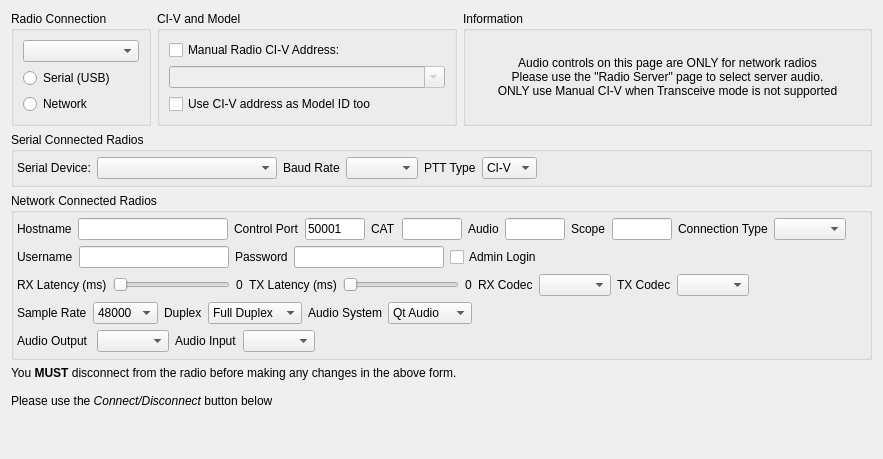
       <widget class="QWidget" name="radioAccess">
        <layout class="QVBoxLayout" name="verticalLayout_21">
         <item>
          <layout class="QHBoxLayout" name="horizontalLayout_4">
           <item>
            <widget class="QGroupBox" name="groupConnection">
             <property name="minimumSize">
              <size>
               <width>140</width>
               <height>0</height>
              </size>
             </property>
             <property name="title">
              <string>Radio Connection</string>
             </property>
             <layout class="QVBoxLayout" name="verticalLayout_5">
              <item>
               <widget class="QComboBox" name="manufacturerCombo">
                <property name="accessibleName">
                 <string>Radio Brand Select</string>
                </property>
               </widget>
              </item>
              <item>
               <widget class="QRadioButton" name="serialEnableBtn">
                <property name="accessibleName">
                 <string>Serial Port (USB)</string>
                </property>
                <property name="text">
                 <string>Serial (USB)</string>
                </property>
               </widget>
              </item>
              <item>
               <widget class="QRadioButton" name="lanEnableBtn">
                <property name="accessibleName">
                 <string>Network</string>
                </property>
                <property name="text">
                 <string>Network</string>
                </property>
               </widget>
              </item>
             </layout>
            </widget>
           </item>
           <item>
            <widget class="QGroupBox" name="groupBox_8">
             <property name="minimumSize">
              <size>
               <width>300</width>
               <height>0</height>
              </size>
             </property>
             <property name="maximumSize">
              <size>
               <width>300</width>
               <height>16777215</height>
              </size>
             </property>
             <property name="title">
              <string>CI-V and Model</string>
             </property>
             <layout class="QGridLayout" name="gridLayout">
              <item row="0" column="0">
               <widget class="QCheckBox" name="rigCIVManualAddrChk">
                <property name="toolTip">
                 <string>&lt;html&gt;&lt;head/&gt;&lt;body&gt;&lt;p&gt;If you are using an older (year 2010) radio, you may need to enable this option to manually specify the CI-V address. This option is also useful for radios that do not have CI-V Transceive enabled and thus will not answer our broadcast query for connected rigs on the CI-V bus.&lt;/p&gt;&lt;p&gt;If you have a modern radio with CI-V Transceive enabled, you should not need to check this box. &lt;/p&gt;&lt;p&gt;You will need to Save Settings and re-launch wfview for this to take effect. &lt;/p&gt;&lt;/body&gt;&lt;/html&gt;</string>
                </property>
                <property name="accessibleName">
                 <string>Manual CI-V address Checkbox</string>
                </property>
                <property name="text">
                 <string>Manual Radio CI-V Address:</string>
                </property>
               </widget>
              </item>
              <item row="2" column="0">
               <widget class="QCheckBox" name="useCIVasRigIDChk">
                <property name="toolTip">
                 <string>&lt;html&gt;&lt;head/&gt;&lt;body&gt;&lt;p&gt;Only check for older radios!&lt;/p&gt;&lt;p&gt;This checkbox forces wfview to trust that the CI-V address is also the model number of the radio. This is only useful for older radios that do not reply to our Rig ID requests (0x19 0x00). Do not check this box unless you have an older radio. &lt;/p&gt;&lt;/body&gt;&lt;/html&gt;</string>
                </property>
                <property name="accessibleName">
                 <string>Use CI-V address as Model ID checkbox</string>
                </property>
                <property name="text">
                 <string>Use CI-V address as Model ID too</string>
                </property>
               </widget>
              </item>
              <item row="1" column="0">
               <widget class="QComboBox" name="rigCIVaddrCombo">
                <property name="enabled">
                 <bool>false</bool>
                </property>
                <property name="minimumSize">
                 <size>
                  <width>170</width>
                  <height>0</height>
                 </size>
                </property>
                <property name="editable">
                 <bool>true</bool>
                </property>
                <property name="toolTip">
                 <string>&lt;html&gt;&lt;head/&gt;&lt;body&gt;&lt;p&gt;Select your radio model, or type the CI-V address in hexadecimal (no prefix), just as the radio presents the address in the menu.&lt;/p&gt;&lt;p&gt;This setting is typically needed for older radios and for radios that do not have CI-V Transceive enabled.&lt;/p&gt;&lt;/body&gt;&lt;/html&gt;</string>
                </property>
                <property name="accessibleName">
                 <string>Manual CI-V Selector</string>
                </property>
               </widget>
              </item>
             </layout>
            </widget>
           </item>
           <item>
            <widget class="QGroupBox" name="groupBox_11">
             <property name="sizePolicy">
              <sizepolicy hsizetype="Expanding" vsizetype="Preferred">
               <horstretch>0</horstretch>
               <verstretch>0</verstretch>
              </sizepolicy>
             </property>
             <property name="title">
              <string>Information</string>
             </property>
             <property name="checkable">
              <bool>false</bool>
             </property>
             <layout class="QVBoxLayout" name="verticalLayout_19">
              <item>
               <layout class="QVBoxLayout" name="verticalLayout_22">
                <item>
                 <widget class="QLabel" name="label_53">
                  <property name="text">
                   <string>Audio controls on this page are ONLY for network radios
Please use the &quot;Radio Server&quot; page to select server audio.
ONLY use Manual CI-V when Transceive mode is not supported</string>
                  </property>
                  <property name="alignment">
                   <set>Qt::AlignCenter</set>
                  </property>
                 </widget>
                </item>
               </layout>
              </item>
             </layout>
            </widget>
           </item>
          </layout>
         </item>
         <item>
          <layout class="QHBoxLayout" name="horizontalLayout_5">
           <property name="topMargin">
            <number>0</number>
           </property>
           <item>
            <widget class="QGroupBox" name="groupSerial">
             <property name="enabled">
              <bool>true</bool>
             </property>
             <property name="title">
              <string>Serial Connected Radios</string>
             </property>
             <layout class="QHBoxLayout" name="serialConnectedRadioLayout">
              <property name="leftMargin">
               <number>3</number>
              </property>
              <property name="topMargin">
               <number>5</number>
              </property>
              <property name="rightMargin">
               <number>3</number>
              </property>
              <property name="bottomMargin">
               <number>5</number>
              </property>
              <item>
               <widget class="QLabel" name="label_4">
                <property name="text">
                 <string>Serial Device:</string>
                </property>
               </widget>
              </item>
              <item>
               <widget class="QComboBox" name="serialDeviceListCombo">
                <property name="minimumSize">
                 <size>
                  <width>180</width>
                  <height>0</height>
                 </size>
                </property>
                <property name="maximumSize">
                 <size>
                  <width>180</width>
                  <height>16777215</height>
                 </size>
                </property>
                <property name="accessibleName">
                 <string>Serial (USB) Port Selection Combo</string>
                </property>
               </widget>
              </item>
              <item>
               <widget class="QLabel" name="label_5">
                <property name="text">
                 <string>Baud Rate</string>
                </property>
               </widget>
              </item>
              <item>
               <widget class="QComboBox" name="baudRateCombo">
                <property name="maximumSize">
                 <size>
                  <width>120</width>
                  <height>16777215</height>
                 </size>
                </property>
                <property name="accessibleName">
                 <string>Serial Baud Rate Combo</string>
                </property>
               </widget>
              </item>
              <item>
               <widget class="QLabel" name="pttTypeLabel">
                <property name="text">
                 <string>PTT Type</string>
                </property>
               </widget>
              </item>
              <item>
               <widget class="QComboBox" name="pttTypeCombo">
                <property name="accessibleName">
                 <string>PTT Type Combo</string>
                </property>
                <item>
                 <property name="text">
                  <string>CI-V</string>
                 </property>
                </item>
                <item>
                 <property name="text">
                  <string>RTS</string>
                 </property>
                </item>
                <item>
                 <property name="text">
                  <string>DTR</string>
                 </property>
                </item>
               </widget>
              </item>
              <item>
               <spacer name="horizontalSpacer_4">
                <property name="orientation">
                 <enum>Qt::Horizontal</enum>
                </property>
                <property name="sizeHint" stdset="0">
                 <size>
                  <width>20</width>
                  <height>20</height>
                 </size>
                </property>
               </spacer>
              </item>
             </layout>
            </widget>
           </item>
          </layout>
         </item>
         <item>
          <layout class="QHBoxLayout" name="horizontalLayout_7">
           <property name="leftMargin">
            <number>0</number>
           </property>
           <property name="topMargin">
            <number>0</number>
           </property>
           <property name="rightMargin">
            <number>0</number>
           </property>
           <item>
            <widget class="QGroupBox" name="groupNetwork">
             <property name="title">
              <string>Network Connected Radios</string>
             </property>
             <layout class="QVBoxLayout" name="networkConnectedRadioLayout">
              <property name="spacing">
               <number>6</number>
              </property>
              <property name="leftMargin">
               <number>3</number>
              </property>
              <property name="topMargin">
               <number>5</number>
              </property>
              <property name="rightMargin">
               <number>3</number>
              </property>
              <property name="bottomMargin">
               <number>5</number>
              </property>
              <item>
               <layout class="QHBoxLayout" name="horizontalLayout_13">
                <property name="leftMargin">
                 <number>0</number>
                </property>
                <property name="topMargin">
                 <number>0</number>
                </property>
                <property name="rightMargin">
                 <number>0</number>
                </property>
                <item>
                 <widget class="QLabel" name="label_6">
                  <property name="text">
                   <string>Hostname</string>
                  </property>
                 </widget>
                </item>
                <item>
                 <widget class="QLineEdit" name="ipAddressTxt">
                  <property name="minimumSize">
                   <size>
                    <width>150</width>
                    <height>0</height>
                   </size>
                  </property>
                  <property name="maximumSize">
                   <size>
                    <width>150</width>
                    <height>16777215</height>
                   </size>
                  </property>
                  <property name="accessibleName">
                   <string>Hostname Textbox</string>
                  </property>
                 </widget>
                </item>
                <item>
                 <widget class="QLabel" name="controlPortLabel">
                  <property name="text">
                   <string>Control Port</string>
                  </property>
                 </widget>
                </item>
                <item>
                 <widget class="QLineEdit" name="controlPortTxt">
                  <property name="maximumSize">
                   <size>
                    <width>60</width>
                    <height>16777215</height>
                   </size>
                  </property>
                  <property name="accessibleName">
                   <string>Control Port Textbox</string>
                  </property>
                  <property name="text">
                   <string>50001</string>
                  </property>
                 </widget>
                </item>
                <item>
                 <widget class="QLabel" name="catPortLabel">
                  <property name="text">
                   <string>CAT</string>
                  </property>
                 </widget>
                </item>
                <item>
                 <widget class="QLineEdit" name="catPortTxt">
                  <property name="minimumSize">
                   <size>
                    <width>0</width>
                    <height>0</height>
                   </size>
                  </property>
                  <property name="maximumSize">
                   <size>
                    <width>60</width>
                    <height>16777215</height>
                   </size>
                  </property>
                 </widget>
                </item>
                <item>
                 <widget class="QLabel" name="audioPortLabel">
                  <property name="text">
                   <string>Audio</string>
                  </property>
                 </widget>
                </item>
                <item>
                 <widget class="QLineEdit" name="audioPortTxt">
                  <property name="maximumSize">
                   <size>
                    <width>60</width>
                    <height>16777215</height>
                   </size>
                  </property>
                 </widget>
                </item>
                <item>
                 <widget class="QLabel" name="scopePortLabel">
                  <property name="text">
                   <string>Scope</string>
                  </property>
                 </widget>
                </item>
                <item>
                 <widget class="QLineEdit" name="scopePortTxt">
                  <property name="maximumSize">
                   <size>
                    <width>60</width>
                    <height>16777215</height>
                   </size>
                  </property>
                 </widget>
                </item>
                <item>
                 <widget class="QLabel" name="label_21">
                  <property name="text">
                   <string>Connection Type</string>
                  </property>
                 </widget>
                </item>
                <item>
                 <widget class="QComboBox" name="networkConnectionTypeCombo">
                  <property name="accessibleName">
                   <string>Connection Type Combo</string>
                  </property>
                 </widget>
                </item>
                <item>
                 <spacer name="horizontalSpacer_6">
                  <property name="orientation">
                   <enum>Qt::Horizontal</enum>
                  </property>
                  <property name="sizeHint" stdset="0">
                   <size>
                    <width>20</width>
                    <height>20</height>
                   </size>
                  </property>
                 </spacer>
                </item>
               </layout>
              </item>
              <item>
               <layout class="QHBoxLayout" name="horizontalLayout_14">
                <property name="leftMargin">
                 <number>0</number>
                </property>
                <property name="topMargin">
                 <number>0</number>
                </property>
                <property name="rightMargin">
                 <number>0</number>
                </property>
                <item>
                 <widget class="QLabel" name="label_14">
                  <property name="text">
                   <string>Username</string>
                  </property>
                 </widget>
                </item>
                <item>
                 <widget class="QLineEdit" name="usernameTxt">
                  <property name="minimumSize">
                   <size>
                    <width>150</width>
                    <height>0</height>
                   </size>
                  </property>
                  <property name="maximumSize">
                   <size>
                    <width>150</width>
                    <height>16777215</height>
                   </size>
                  </property>
                  <property name="accessibleName">
                   <string>Username Textbox</string>
                  </property>
                 </widget>
                </item>
                <item>
                 <widget class="QLabel" name="label_13">
                  <property name="text">
                   <string>Password</string>
                  </property>
                 </widget>
                </item>
                <item>
                 <widget class="QLineEdit" name="passwordTxt">
                  <property name="minimumSize">
                   <size>
                    <width>150</width>
                    <height>0</height>
                   </size>
                  </property>
                  <property name="maximumSize">
                   <size>
                    <width>150</width>
                    <height>16777215</height>
                   </size>
                  </property>
                  <property name="accessibleName">
                   <string>Password Textbox</string>
                  </property>
                  <property name="echoMode">
                   <enum>QLineEdit::PasswordEchoOnEdit</enum>
                  </property>
                 </widget>
                </item>
                <item>
                 <widget class="QCheckBox" name="adminLoginChk">
                  <property name="accessibleName">
                   <string>Admin Login Checkbox</string>
                  </property>
                  <property name="accessibleDescription">
                   <string>Check this box if you are using the admin login (Kenwood radios only)</string>
                  </property>
                  <property name="text">
                   <string>Admin Login</string>
                  </property>
                 </widget>
                </item>
                <item>
                 <spacer name="horizontalSpacer_7">
                  <property name="orientation">
                   <enum>Qt::Horizontal</enum>
                  </property>
                  <property name="sizeHint" stdset="0">
                   <size>
                    <width>20</width>
                    <height>20</height>
                   </size>
                  </property>
                 </spacer>
                </item>
               </layout>
              </item>
              <item>
               <layout class="QHBoxLayout" name="horizontalLayout_18">
                <item>
                 <widget class="QLabel" name="label_16">
                  <property name="text">
                   <string>RX Latency (ms)</string>
                  </property>
                 </widget>
                </item>
                <item>
                 <widget class="QSlider" name="rxLatencySlider">
                  <property name="minimumSize">
                   <size>
                    <width>0</width>
                    <height>0</height>
                   </size>
                  </property>
                  <property name="accessibleName">
                   <string>RX Latency Buffer Size</string>
                  </property>
                  <property name="minimum">
                   <number>30</number>
                  </property>
                  <property name="maximum">
                   <number>500</number>
                  </property>
                  <property name="orientation">
                   <enum>Qt::Horizontal</enum>
                  </property>
                 </widget>
                </item>
                <item>
                 <widget class="QLabel" name="rxLatencyValue">
                  <property name="text">
                   <string>0</string>
                  </property>
                 </widget>
                </item>
                <item>
                 <widget class="QLabel" name="label_24">
                  <property name="text">
                   <string>TX Latency (ms)</string>
                  </property>
                 </widget>
                </item>
                <item>
                 <widget class="QSlider" name="txLatencySlider">
                  <property name="accessibleName">
                   <string>TX Latency Buffer Size</string>
                  </property>
                  <property name="minimum">
                   <number>30</number>
                  </property>
                  <property name="maximum">
                   <number>500</number>
                  </property>
                  <property name="orientation">
                   <enum>Qt::Horizontal</enum>
                  </property>
                 </widget>
                </item>
                <item>
                 <widget class="QLabel" name="txLatencyValue">
                  <property name="text">
                   <string>0</string>
                  </property>
                 </widget>
                </item>
                <item>
                 <widget class="QLabel" name="label_19">
                  <property name="text">
                   <string>RX Codec</string>
                  </property>
                 </widget>
                </item>
                <item>
                 <widget class="QComboBox" name="audioRXCodecCombo">
                  <property name="accessibleName">
                   <string>Receive Audio Codec Selector</string>
                  </property>
                 </widget>
                </item>
                <item>
                 <widget class="QLabel" name="label_20">
                  <property name="text">
                   <string>TX Codec</string>
                  </property>
                 </widget>
                </item>
                <item>
                 <widget class="QComboBox" name="audioTXCodecCombo">
                  <property name="accessibleName">
                   <string>Transmit Audio Codec Selector</string>
                  </property>
                 </widget>
                </item>
                <item>
                 <spacer name="horizontalSpacer_13">
                  <property name="orientation">
                   <enum>Qt::Horizontal</enum>
                  </property>
                  <property name="sizeHint" stdset="0">
                   <size>
                    <width>20</width>
                    <height>20</height>
                   </size>
                  </property>
                 </spacer>
                </item>
               </layout>
              </item>
              <item>
               <layout class="QHBoxLayout" name="horizontalLayout_17">
                <item>
                 <widget class="QLabel" name="label_17">
                  <property name="text">
                   <string>Sample Rate</string>
                  </property>
                 </widget>
                </item>
                <item>
                 <widget class="QComboBox" name="audioSampleRateCombo">
                  <property name="accessibleName">
                   <string>Audio Sample Rate Selector</string>
                  </property>
                  <item>
                   <property name="text">
                    <string>48000</string>
                   </property>
                  </item>
                  <item>
                   <property name="text">
                    <string>24000</string>
                   </property>
                  </item>
                  <item>
                   <property name="text">
                    <string>16000</string>
                   </property>
                  </item>
                  <item>
                   <property name="text">
                    <string>8000</string>
                   </property>
                  </item>
                 </widget>
                </item>
                <item>
                 <widget class="QLabel" name="label_51">
                  <property name="text">
                   <string>Duplex</string>
                  </property>
                 </widget>
                </item>
                <item>
                 <widget class="QComboBox" name="audioDuplexCombo">
                  <property name="accessibleName">
                   <string>Full or Half Duplex Combo</string>
                  </property>
                  <item>
                   <property name="text">
                    <string>Full Duplex</string>
                   </property>
                  </item>
                  <item>
                   <property name="text">
                    <string>Half Duplex</string>
                   </property>
                  </item>
                 </widget>
                </item>
                <item>
                 <widget class="QLabel" name="label_40">
                  <property name="text">
                   <string>Audio System</string>
                  </property>
                 </widget>
                </item>
                <item>
                 <widget class="QComboBox" name="audioSystemCombo">
                  <property name="accessibleName">
                   <string>Audio System Selection Combo</string>
                  </property>
                  <item>
                   <property name="text">
                    <string>Qt Audio</string>
                   </property>
                  </item>
                  <item>
                   <property name="text">
                    <string>PortAudio</string>
                   </property>
                  </item>
                  <item>
                   <property name="text">
                    <string>RT Audio</string>
                   </property>
                  </item>
                  <item>
                   <property name="text">
                    <string>TCI Audio</string>
                   </property>
                  </item>
                 </widget>
                </item>
                <item>
                 <spacer name="horizontalSpacer_31">
                  <property name="orientation">
                   <enum>Qt::Horizontal</enum>
                  </property>
                  <property name="sizeHint" stdset="0">
                   <size>
                    <width>20</width>
                    <height>20</height>
                   </size>
                  </property>
                 </spacer>
                </item>
               </layout>
              </item>
              <item>
               <layout class="QHBoxLayout" name="horizontalLayout_47">
                <item>
                 <widget class="QLabel" name="label_15">
                  <property name="text">
                   <string>Audio Output </string>
                  </property>
                 </widget>
                </item>
                <item>
                 <widget class="QComboBox" name="audioOutputCombo">
                  <property name="maximumSize">
                   <size>
                    <width>200</width>
                    <height>16777215</height>
                   </size>
                  </property>
                  <property name="accessibleName">
                   <string>Audio Output Selector</string>
                  </property>
                 </widget>
                </item>
                <item>
                 <widget class="QLabel" name="label_18">
                  <property name="text">
                   <string>Audio Input</string>
                  </property>
                 </widget>
                </item>
                <item>
                 <widget class="QComboBox" name="audioInputCombo">
                  <property name="maximumSize">
                   <size>
                    <width>200</width>
                    <height>16777215</height>
                   </size>
                  </property>
                  <property name="accessibleName">
                   <string>Audio Input Selector</string>
                  </property>
                 </widget>
                </item>
                <item>
                 <spacer name="horizontalSpacer_37">
                  <property name="orientation">
                   <enum>Qt::Horizontal</enum>
                  </property>
                  <property name="sizeHint" stdset="0">
                   <size>
                    <width>20</width>
                    <height>20</height>
                   </size>
                  </property>
                 </spacer>
                </item>
               </layout>
              </item>
             </layout>
            </widget>
           </item>
          </layout>
         </item>
         <item>
          <widget class="QLabel" name="radioDisconnectLabel">
           <property name="text">
            <string>&lt;html&gt;&lt;head/&gt;&lt;body&gt;&lt;p&gt;You &lt;span style=&quot; font-weight:700;&quot;&gt;MUST&lt;/span&gt; disconnect from the radio before making any changes in the above form.&lt;br/&gt;&lt;br/&gt;Please use the &lt;span style=&quot; font-style:italic;&quot;&gt;Connect/Disconnect &lt;/span&gt;button below&lt;/p&gt;&lt;/body&gt;&lt;/html&gt;</string>
           </property>
          </widget>
         </item>
         <item>
          <layout class="QVBoxLayout" name="verticalLayout_3"/>
         </item>
         <item>
          <spacer name="verticalSpacer">
           <property name="orientation">
            <enum>Qt::Vertical</enum>
           </property>
           <property name="sizeHint" stdset="0">
            <size>
             <width>20</width>
             <height>40</height>
            </size>
           </property>
          </spacer>
         </item>
        </layout>
       </widget>
